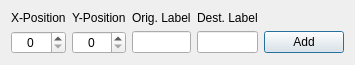
<?xml version="1.0" encoding="UTF-8"?>
<ui version="4.0">
 <class>create_vertex_dialog</class>
 <widget class="QDialog" name="create_vertex_dialog">
  <property name="geometry">
   <rect>
    <x>0</x>
    <y>0</y>
    <width>314</width>
    <height>65</height>
   </rect>
  </property>
  <property name="sizePolicy">
   <sizepolicy hsizetype="Fixed" vsizetype="Fixed">
    <horstretch>0</horstretch>
    <verstretch>0</verstretch>
   </sizepolicy>
  </property>
  <property name="windowTitle">
   <string>Create Vertex</string>
  </property>
  <layout class="QGridLayout" name="gridLayout">
   <item row="0" column="0">
    <widget class="QLabel" name="label_xPos">
     <property name="text">
      <string>X-Position</string>
     </property>
     <property name="alignment">
      <set>Qt::AlignmentFlag::AlignBottom|Qt::AlignmentFlag::AlignLeading|Qt::AlignmentFlag::AlignLeft</set>
     </property>
    </widget>
   </item>
   <item row="0" column="1">
    <widget class="QLabel" name="label_yPos">
     <property name="text">
      <string>Y-Position</string>
     </property>
     <property name="alignment">
      <set>Qt::AlignmentFlag::AlignBottom|Qt::AlignmentFlag::AlignLeading|Qt::AlignmentFlag::AlignLeft</set>
     </property>
    </widget>
   </item>
   <item row="0" column="2">
    <widget class="QLabel" name="label_label">
     <property name="text">
      <string>Orig. Label</string>
     </property>
     <property name="alignment">
      <set>Qt::AlignmentFlag::AlignBottom|Qt::AlignmentFlag::AlignLeading|Qt::AlignmentFlag::AlignLeft</set>
     </property>
    </widget>
   </item>
   <item row="0" column="3">
    <widget class="QLabel" name="label_connectTo">
     <property name="text">
      <string>Dest. Label</string>
     </property>
     <property name="alignment">
      <set>Qt::AlignmentFlag::AlignBottom|Qt::AlignmentFlag::AlignLeading|Qt::AlignmentFlag::AlignLeft</set>
     </property>
    </widget>
   </item>
   <item row="1" column="0">
    <widget class="QSpinBox" name="edit_xPos">
     <property name="layoutDirection">
      <enum>Qt::LayoutDirection::LeftToRight</enum>
     </property>
     <property name="frame">
      <bool>true</bool>
     </property>
     <property name="alignment">
      <set>Qt::AlignmentFlag::AlignCenter</set>
     </property>
    </widget>
   </item>
   <item row="1" column="1">
    <widget class="QSpinBox" name="edit_yPos">
     <property name="alignment">
      <set>Qt::AlignmentFlag::AlignCenter</set>
     </property>
     <property name="buttonSymbols">
      <enum>QAbstractSpinBox::ButtonSymbols::UpDownArrows</enum>
     </property>
    </widget>
   </item>
   <item row="1" column="2">
    <widget class="QLineEdit" name="edit_label">
     <property name="sizePolicy">
      <sizepolicy hsizetype="Preferred" vsizetype="Fixed">
       <horstretch>0</horstretch>
       <verstretch>0</verstretch>
      </sizepolicy>
     </property>
    </widget>
   </item>
   <item row="1" column="3">
    <widget class="QLineEdit" name="edit_connectTo">
     <property name="sizePolicy">
      <sizepolicy hsizetype="Preferred" vsizetype="Fixed">
       <horstretch>0</horstretch>
       <verstretch>0</verstretch>
      </sizepolicy>
     </property>
    </widget>
   </item>
   <item row="1" column="4">
    <widget class="QPushButton" name="button_add">
     <property name="sizePolicy">
      <sizepolicy hsizetype="Preferred" vsizetype="Fixed">
       <horstretch>0</horstretch>
       <verstretch>0</verstretch>
      </sizepolicy>
     </property>
     <property name="text">
      <string>Add</string>
     </property>
    </widget>
   </item>
  </layout>
 </widget>
 <layoutdefault spacing="6" margin="11"/>
 <resources/>
 <connections/>
</ui>
